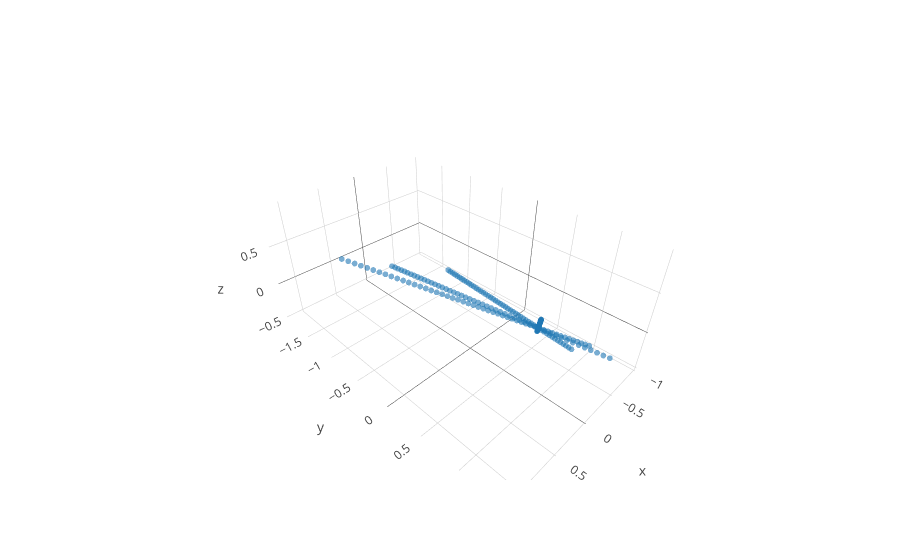

The notebook cell this image was saved under:
### Code cell
## Plot vector PCA
fig_data= [go.Scatter3d(
        x = features[:,0],
        y = features[:,1],
        z = features[:,2],
        type='scatter3d',
        mode= "markers",
        text= ['a: {}; b: {}, L: {}; index = {}'.format(background[k,0],background[k,1],background[k,2], k) for k in range(background.shape[0])],
        marker= {
        'line': {'width': 0},
        'size': 2,
        'symbol': 'circle',
      "opacity": .6
      }
    )]


layout = go.Layout(
    margin=dict(
        l=0,
        r=0,
        b=0,
        t=0
    )
)

fig = go.Figure(data=fig_data)
iplot(fig)

### Figure 1 — Plotly figure (JSON) as saved in the notebook; plotly's stock layout.template omitted (floating-point values rounded to 4 significant figures; data arrays with more than 128 entries replaced by an {"elided": "..."} marker saying what was removed)
{"data": [{"marker": {"line": {"width": 0}, "opacity": 0.6, "size": 2, "symbol": "circle"}, "mode": "markers", "text": ["a: 1.0; b: 0.1, L: 300.0; index = 0", "a: 1.0; b: 0.1, L: 300.0; index = 1", "a: 1.0; b: 0.1, L: 300.0; index = 2", "a: 1.0; b: 0.1, L: 300.0; index = 3", "a: 1.0; b: 0.1, L: 300.0; index = 4", "a: 1.0; b: 0.1, L: 300.0; index = 5", "a: 1.0; b: 0.1, L: 300.0; index = 6", "a: 1.0; b: 0.1, L: 300.0; index = 7", "a: 1.0; b: 0.1, L: 300.0; index = 8", "a: 1.0; b: 0.1, L: 300.0; index = 9", "a: 1.1; b: 0.13, L: 300.0; index = 10", "a: 1.1; b: 0.13, L: 300.0; index = 11", "a: 1.1; b: 0.13, L: 300.0; index = 12", "a: 1.1; b: 0.13, L: 300.0; index = 13", "a: 1.1; b: 0.13, L: 300.0; index = 14", "a: 1.1; b: 0.13, L: 300.0; index = 15", "a: 1.1; b: 0.13, L: 300.0; index = 16", "a: 1.1; b: 0.13, L: 300.0; index = 17", "a: 1.1; b: 0.13, L: 300.0; index = 18", "a: 1.1; b: 0.13, L: 300.0; index = 19", "a: 1.2; b: 0.16000000000000003, L: 300.0; index = 20", "a: 1.2; b: 0.16000000000000003, L: 300.0; index = 21", "a: 1.2; b: 0.16000000000000003, L: 300.0; index = 22", "a: 1.2; b: 0.16000000000000003, L: 300.0; index = 23", "a: 1.2; b: 0.16000000000000003, L: 300.0; index = 24", "a: 1.2; b: 0.16000000000000003, L: 300.0; index = 25", "a: 1.2; b: 0.16000000000000003, L: 300.0; index = 26", "a: 1.2; b: 0.16000000000000003, L: 300.0; index = 27", "a: 1.2; b: 0.16000000000000003, L: 300.0; index = 28", "a: 1.2; b: 0.16000000000000003, L: 300.0; index = 29", "a: 1.3; b: 0.19000000000000003, L: 300.0; index = 30", "a: 1.3; b: 0.19000000000000003, L: 300.0; index = 31", "a: 1.3; b: 0.19000000000000003, L: 300.0; index = 32", "a: 1.3; b: 0.19000000000000003, L: 300.0; index = 33", "a: 1.3; b: 0.19000000000000003, L: 300.0; index = 34", "a: 1.3; b: 0.19000000000000003, L: 300.0; index = 35", "a: 1.3; b: 0.19000000000000003, L: 300.0; index = 36", "a: 1.3; b: 0.19000000000000003, L: 300.0; index = 37", "a: 1.3; b: 0.19000000000000003, L: 300.0; index = 38", "a: 1.3; b: 0.19000000000000003, L: 300.0; index = 39", "a: 1.4; b: 0.22000000000000003, L: 300.0; index = 40", "a: 1.4; b: 0.22000000000000003, L: 300.0; index = 41", "a: 1.4; b: 0.22000000000000003, L: 300.0; index = 42", "a: 1.4; b: 0.22000000000000003, L: 300.0; index = 43", "a: 1.4; b: 0.22000000000000003, L: 300.0; index = 44", "a: 1.4; b: 0.22000000000000003, L: 300.0; index = 45", "a: 1.4; b: 0.22000000000000003, L: 300.0; index = 46", "a: 1.4; b: 0.22000000000000003, L: 300.0; index = 47", "a: 1.4; b: 0.22000000000000003, L: 300.0; index = 48", "a: 1.4; b: 0.22000000000000003, L: 300.0; index = 49", "a: 1.5; b: 0.25, L: 300.0; index = 50", "a: 1.5; b: 0.25, L: 300.0; index = 51", "a: 1.5; b: 0.25, L: 300.0; index = 52", "a: 1.5; b: 0.25, L: 300.0; index = 53", "a: 1.5; b: 0.25, L: 300.0; index = 54", "a: 1.5; b: 0.25, L: 300.0; index = 55", "a: 1.5; b: 0.25, L: 300.0; index = 56", "a: 1.5; b: 0.25, L: 300.0; index = 57", "a: 1.5; b: 0.25, L: 300.0; index = 58", "a: 1.5; b: 0.25, L: 300.0; index = 59", "a: 1.6; b: 0.28, L: 300.0; index = 60", "a: 1.6; b: 0.28, L: 300.0; index = 61", "a: 1.6; b: 0.28, L: 300.0; index = 62", "a: 1.6; b: 0.28, L: 300.0; index = 63", "a: 1.6; b: 0.28, L: 300.0; index = 64", "a: 1.6; b: 0.28, L: 300.0; index = 65", "a: 1.6; b: 0.28, L: 300.0; index = 66", "a: 1.6; b: 0.28, L: 300.0; index = 67", "a: 1.6; b: 0.28, L: 300.0; index = 68", "a: 1.6; b: 0.28, L: 300.0; index = 69", "a: 1.7000000000000002; b: 0.31000000000000005, L: 300.0; index = 70", "a: 1.7000000000000002; b: 0.31000000000000005, L: 300.0; index = 71", "a: 1.7000000000000002; b: 0.31000000000000005, L: 300.0; index = 72", "a: 1.7000000000000002; b: 0.31000000000000005, L: 300.0; index = 73", "a: 1.7000000000000002; b: 0.31000000000000005, L: 300.0; index = 74", "a: 1.7000000000000002; b: 0.31000000000000005, L: 300.0; index = 75", "a: 1.7000000000000002; b: 0.31000000000000005, L: 300.0; index = 76", "a: 1.7000000000000002; b: 0.31000000000000005, L: 300.0; index = 77", "a: 1.7000000000000002; b: 0.31000000000000005, L: 300.0; index = 78", "a: 1.7000000000000002; b: 0.31000000000000005, L: 300.0; index = 79", "a: 1.8; b: 0.3400000000000001, L: 300.0; index = 80", "a: 1.8; b: 0.3400000000000001, L: 300.0; index = 81", "a: 1.8; b: 0.3400000000000001, L: 300.0; index = 82", "a: 1.8; b: 0.3400000000000001, L: 300.0; index = 83", "a: 1.8; b: 0.3400000000000001, L: 300.0; index = 84", "a: 1.8; b: 0.3400000000000001, L: 300.0; index = 85", "a: 1.8; b: 0.3400000000000001, L: 300.0; index = 86", "a: 1.8; b: 0.3400000000000001, L: 300.0; index = 87", "a: 1.8; b: 0.3400000000000001, L: 300.0; index = 88", "a: 1.8; b: 0.3400000000000001, L: 300.0; index = 89", "a: 1.9; b: 0.3700000000000001, L: 300.0; index = 90", "a: 1.9; b: 0.3700000000000001, L: 300.0; index = 91", "a: 1.9; b: 0.3700000000000001, L: 300.0; index = 92", "a: 1.9; b: 0.3700000000000001, L: 300.0; index = 93", "a: 1.9; b: 0.3700000000000001, L: 300.0; index = 94", "a: 1.9; b: 0.3700000000000001, L: 300.0; index = 95", "a: 1.9; b: 0.3700000000000001, L: 300.0; index = 96", "a: 1.9; b: 0.3700000000000001, L: 300.0; index = 97", "a: 1.9; b: 0.3700000000000001, L: 300.0; index = 98", "a: 1.9; b: 0.3700000000000001, L: 300.0; index = 99", "a: 2.0; b: 0.4, L: 300.0; index = 100", "a: 2.0; b: 0.4, L: 300.0; index = 101", "a: 2.0; b: 0.4, L: 300.0; index = 102", "a: 2.0; b: 0.4, L: 300.0; index = 103", "a: 2.0; b: 0.4, L: 300.0; index = 104", "a: 2.0; b: 0.4, L: 300.0; index = 105", "a: 2.0; b: 0.4, L: 300.0; index = 106", "a: 2.0; b: 0.4, L: 300.0; index = 107", "a: 2.0; b: 0.4, L: 300.0; index = 108", "a: 2.0; b: 0.4, L: 300.0; index = 109"], "type": "scatter3d", "x": {"elided": "200 float values"}, "y": {"elided": "200 float values"}, "z": {"elided": "200 float values"}}], "layout": {}}
